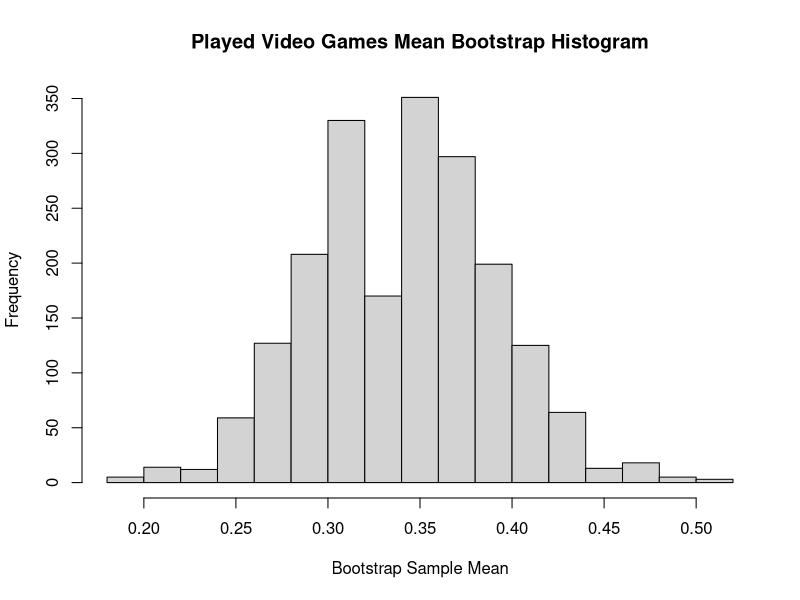
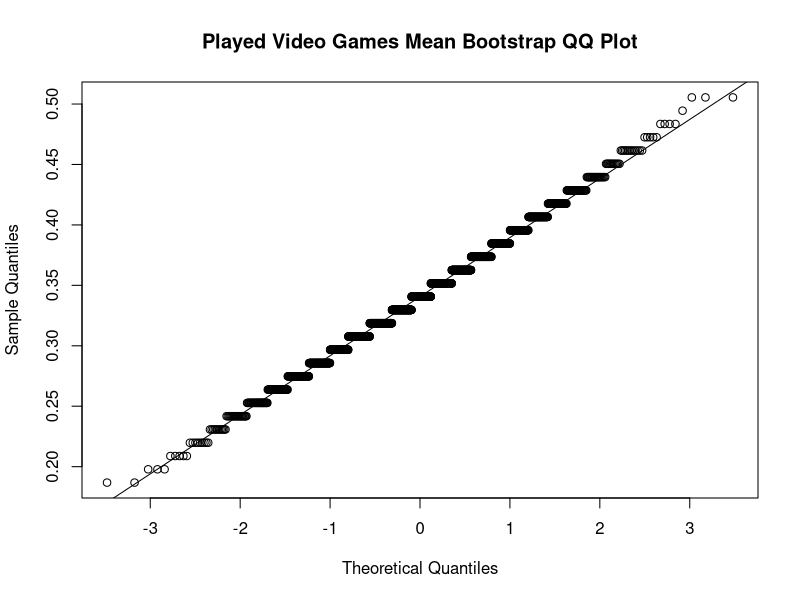
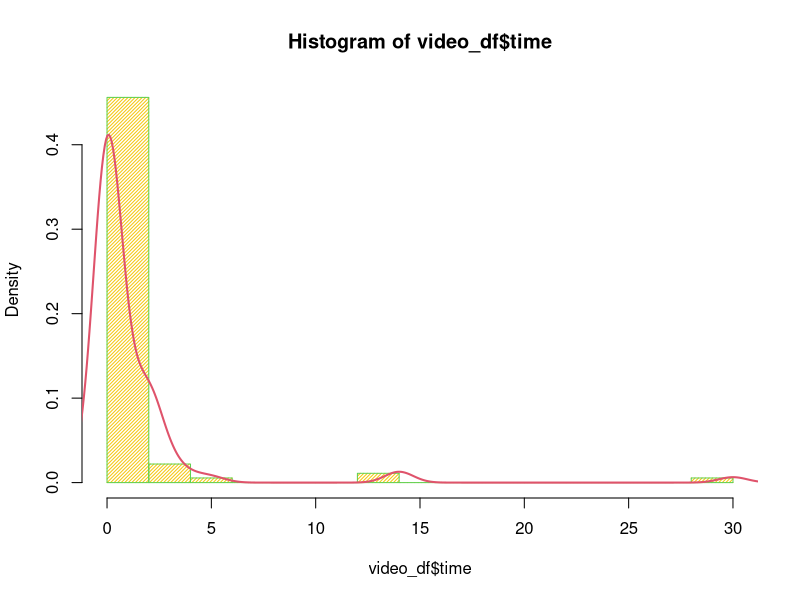
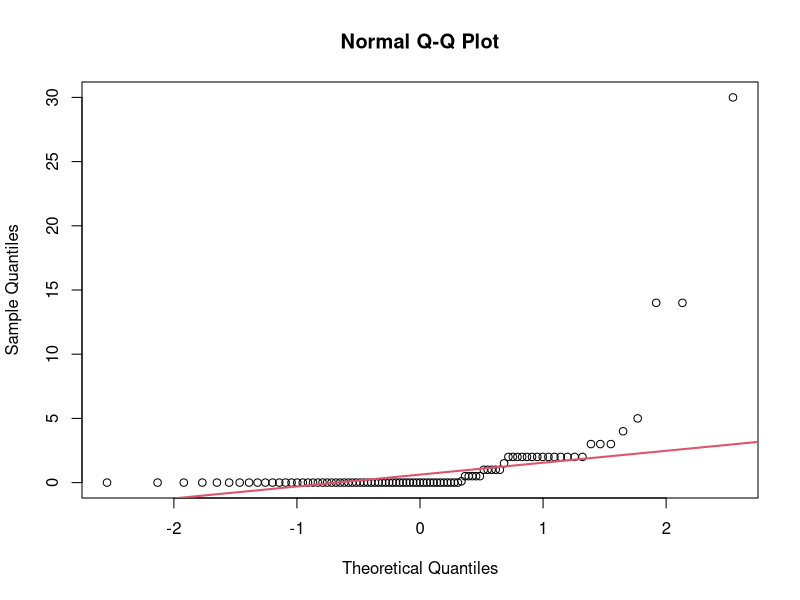
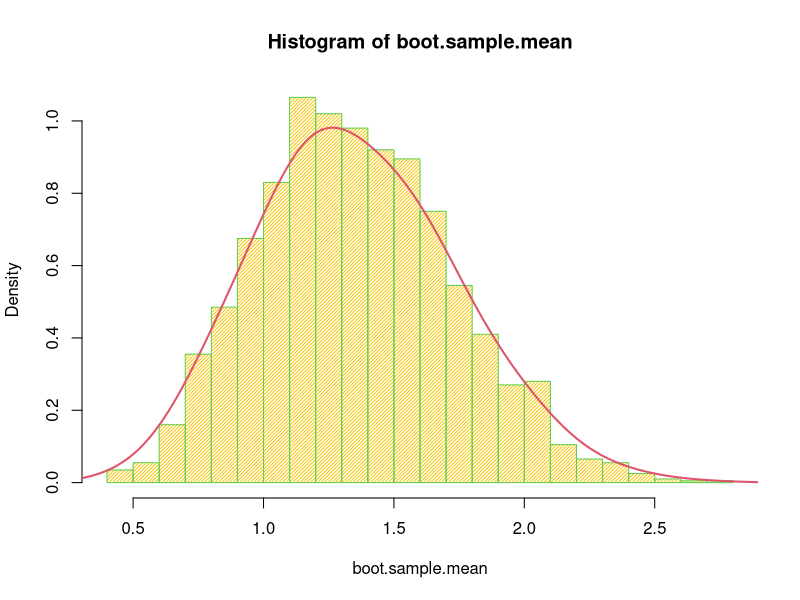
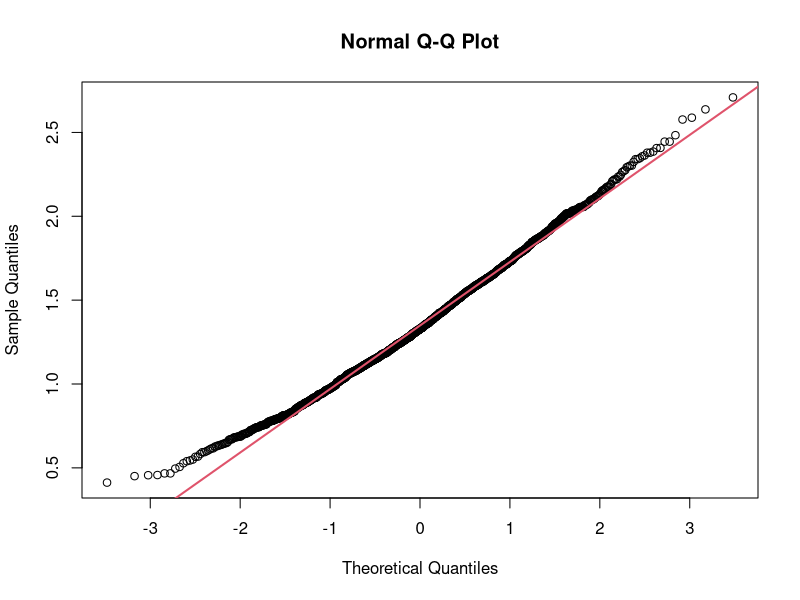

These charts were generated, in order, by the following R code: (Note: this script raises an error after producing the figures.)
## ---- chunk 1
# Read in the csv file 
video_df <- read.csv('data/video_fixed.csv')
# removes the last row (all NA values)
video_df <- video_df[-nrow(video_df),]
video_df
## ---- chunk 2
# Clean video multiple df
#read in csv file
video_multiple_df <- read.csv('data/video_multiple_fixed.csv')
#sets first row as col names
colnames(video_multiple_df) <- video_multiple_df[1,]
#removes the first row
video_multiple_df <- video_multiple_df[-1, ] 
video_multiple_df
## ---- chunk 3
# Clean video_df
video_df$like[video_df$like==99] <- NA
video_df$where[video_df$where==99] <- NA
video_df$freq[video_df$freq==99] <- NA
video_df$busy[video_df$busy==99] <- NA
video_df$educ[video_df$educ==99] <- NA
video_df$math[video_df$math==99] <- NA
video_df$work[video_df$work==99] <- NA
video_df$cdrom[video_df$cdrom==99] <- NA
## ---- chunk 4
#SCENARIO 1
played.videogames <- video_df$time
played.videogames[played.videogames > 0] <- 1
played.mean <-mean(played.videogames)
#showing mean of binary variable is equivalent to (#ofstudentsthatplayed)/(#ofstudents) 
played <- as.double(table(played.videogames[played.videogames==1]))
played/91==played.mean
#Confidence interval for discrete var "played.videogames" with finite population correction
width <- 1.96 * sqrt(played.mean*(1-played.mean)*(314-91)/((91-1)*314))
int.played <- c(played.mean - width, played.mean + width)
int.played
#BOOTSTRAPPING
n <- 91
N = 314
ind.boot <- sample.int(n, size=N, replace=TRUE)
boot.played.videogames <- played.videogames[ind.boot]
B <- 2000
boot.played.videogames.mean <- rep(NA, B)
for(i in 1:B){
  ind <- sample.int(N, size=n, replace=TRUE)
  boot <- boot.played.videogames[ind]
  boot.played.videogames.mean[i] <- mean(boot)
  
}
# Fraction of kids that played video games the week before the test
sample.mean <- mean(played.videogames)
sample.mean
# Estimate of fraction of kids that played vgs before the test using bootstrap
bootstrap.mean <- mean(boot.played.videogames.mean)
bootstrap.mean
# Confidence Interval (Bootstrap Sample Means)
boot.played.videogames.sd <- sd(boot.played.videogames.mean)
boot.played.videogames.sd
boot.played.videogames.ci <- c(bootstrap.mean - 1.96*boot.played.videogames.sd, bootstrap.mean + + 1.96*boot.played.videogames.sd)
# Confidence Interval = 95% (Where z = 1.96)
boot.played.videogames.ci
# 0.025-quantile and 0.975 quantile of the bootstrap sample means (Interval Estimate)
boot.played.videogames.qqi <- c(quantile(bootstrap.mean, 0.025), quantile(bootstrap.mean, 0.975))
boot.played.videogames.qqi
# Histrogram and QQ Plot Generations
hist(boot.played.videogames.mean, main="Played Video Games Mean Bootstrap Histogram", xlab="Bootstrap Sample Mean")
dev.copy(png,'graphs/scen1histogram.png')
dev.off()
qqnorm(boot.played.videogames.mean, main="Played Video Games Mean Bootstrap QQ Plot")
qqline(boot.played.videogames.mean)
dev.copy(png,'graphs/scen1qqline.png')
dev.off()

## ---- chunk 5
#SCENARIO 3
#point estimate for mean of time 
mean.time <- mean(video_df$time)
mean.time
#constructing confidence interval for mean of time, continuous variable 
width <- 1.96 *sd(video_df$time)* sqrt((314-91)/((91)*314))
int.time <- c(mean.time - width, mean.time + width)
int.time
#Distribution of time
hist(video_df$time,breaks = 20, probability = TRUE, density = 40, col = 7, border = 3)
lines(density(video_df$time, adjust = 2),lwd=2, col = 2)
qqnorm(video_df$time)
qqline(video_df$time,lwd=2, col=2)
#constructing bootstrap estimate
#creating bootstrap population
ind.boot <- sample.int(91, size=314, replace=TRUE)
time.boot <- video_df$time[ind.boot]
#generating bootstrap sample means
B <- 2000
boot.sample.mean <- rep(NA, B)
for(i in 1:B){
  ind <- sample.int(314, size=91, replace=FALSE)
  boot <- time.boot[ind]
  boot.sample.mean[i] <- mean(boot)
}
#Distribution of bootstrap sample means 
hist(boot.sample.mean,breaks = 20, probability = TRUE, density = 40, col = 7, border = 3)
lines(density(boot.sample.mean, adjust = 2),lwd=2, col = 2)
qqnorm(boot.sample.mean)
qqline(boot.sample.mean,lwd=2, col=2)
#constructing confidence interval using bootstrap means
time.mean.boot <- mean(boot.sample.mean)
time.int.boot <- c(time.mean.boot - 1.96*sd(boot.sample.mean), time.mean.boot + 1.96*sd(boot.sample.mean))
time.int.boot

## ---- chunk 6
#SCENARIO 4
#creates table for like varible
likeAlone <- table(video_df$like)
#Below adds instances where like = 1 or 5
noGames <- as.double(likeAlone[1]+likeAlone[5])
#portion of surveyees who never played/don't like playing video games at all
noGames/nrow(video_df)
#instances of "relax" reason for playing video games
relax <- as.double(table(video_multiple_df$relax[video_multiple_df$relax==1]))
#instances of "grahics" reason for playing video games
graphics <- as.double(table(video_multiple_df$graphic[video_multiple_df$graphic==1]))
#instances of "master" reason for playing video games
master <- as.double(table(video_multiple_df$master[video_multiple_df$master==1]))
#instances of "bored" reason for playing video games
bored <- as.double(table(video_multiple_df$bored[video_multiple_df$bored==1]))
#instances of "challenge" reason for playing video games
challenge <- as.double(table(video_multiple_df$challenge[video_multiple_df$challenge==1]))
#instances of "coordination" reason for playing video games
coord <- as.double(table(video_multiple_df$coord[video_multiple_df$coord==1]))
#creates vector of each reason instance
reasons <- c(relax,graphics,master,bored,challenge,coord)
#attaches reason name to each instance sum
names(reasons) <- c("relax","graphics","master","bored","challenge","coord")
#sorted display of the reasons and summed instances
sort(reasons, decreasing = TRUE)

#Below we see find the most prominent reasons why students don't like vdgm.'s
#instances of "time" reason for not playing video games
time <- as.double(table(video_multiple_df$time[video_multiple_df$time==1]))
#instances of "frust" reason for playing video games
frust <- as.double(table(video_multiple_df$frust[video_multiple_df$frust==1]))
#instances of "lonely" reason for playing video games
lonely <- as.double(table(video_multiple_df$lonely[video_multiple_df$lonely==1]))
#instances of "rules" reason for playing video games
rules <- as.double(table(video_multiple_df$rules[video_multiple_df$rules==1]))
#instances of "cost" reason for playing video games
cost <- as.double(table(video_multiple_df$cost[video_multiple_df$cost==1]))
#instances of "boring" reason for playing video games
boring <- as.double(table(video_multiple_df$boring[video_multiple_df$boring==1]))
#instances of "friends don't play" reason for playing video games
friends <- as.double(table(video_multiple_df$friends[video_multiple_df$friends==1]))
#instances of "pointless" reason for playing video games
pointless <- as.double(table(video_multiple_df$point[video_multiple_df$point==1]))

#creates vector of each dislike reason instance
dislikeReasons <- c(time,frust,lonely,rules,cost,boring, friends,pointless)
#attaches reason name to each instance sum
names(dislikeReasons) <- c("time","frust","lonely","rules","cost","boring","friends","pointless")
#sorted display of the reasons and summed instances
sort(dislikeReasons, decreasing = TRUE)
## ---- chunk 7
#SCENARIO 6
#split into not played (5 and 1)
not_liked = video_df[video_df$like == 1 | video_df$like == 5,]
#split into played (2, 3, 4)
liked = video_df[video_df$like==2|video_df$like==2|video_df$like==3,]
barplot(table(not_liked$grade),names.arg=c('C','B','A'),col = c('red','blue','green') ,main= 'Distribution of Grades - Not Liked', border=TRUE,
        xlab='Grade Expected', ylab='count')
barplot(table(liked$grade),names.arg=c('C','B','A'),col = c('red','blue','green') ,main= 'Distribution of Grades - Liked', border=TRUE,
        xlab='Grade Expected', ylab='count')

## ---- chunk 8
educ1 = video_df[video_df$educ==1,]
educ0 = video_df[video_df$educ==0,]
   
barplot(table(educ0$grade),names.arg=c('C','B','A'),col = c('red','blue','green') ,main= 'Distribution of Grades - Not Educational', border=TRUE,
        xlab='Grade Expected', ylab='count')
barplot(table(educ1$grade),names.arg=c('C','B','A'),col = c('red','blue','green') ,main= 'Distribution of Grades - Educational', border=TRUE,
        xlab='Grade Expected', ylab='count')
